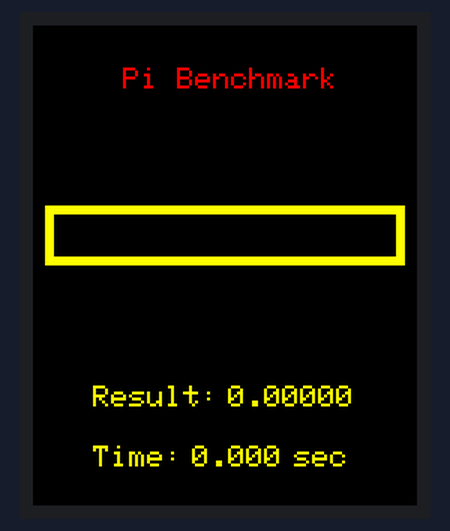
Bench run of a sketch on a simulated Arduino Uno, built with avr-gcc and run on an emulated ATmega328P. On the bench: 128×160 colour display.

Above: at 0.2 s.

The sketch:

Pi_Benchmark.ino
```cpp
#include <Adafruit_GFX.h>    // Core graphics library
#include <Adafruit_ST7735.h> // Hardware-specific library for ST7735
#include <SPI.h>

#if defined(ARDUINO_RASPBERRY_PI_PICO_W)
  #define TFT_CS        17
  #define TFT_RST       16
  #define TFT_DC        20
# elif defined(ARDUINO_RASPBERRY_PI_PICO)
  #define TFT_CS        17
  #define TFT_RST       16
  #define TFT_DC        20
#else
  #define TFT_CS        10
  #define TFT_RST        8
  #define TFT_DC         9
#endif

unsigned long startTime;
unsigned long endTime;
unsigned long duration;

Adafruit_ST7735 tft = Adafruit_ST7735(TFT_CS, TFT_DC, TFT_RST);

void setup() {

  initDisplay();
  drawUI();
  startTime = millis();
  double pi = calculatePi(60000);
  endTime = millis();
  duration = endTime - startTime;

  double execution_time = (float)duration/1000;
  drawResults(pi, execution_time);
}

void drawPercent(float percent){
  tft.fillRect(4,  60, (int)120*percent, 20, ST77XX_YELLOW);
}

void loop() {
  // put your main code here, to run repeatedly:

}

double calculatePi(int n) {

  double pi = 0;

  for (int i = 0; i <= n; i++)

  {

    pi += (1.0 / pow(16, i)) *

    ((4.0 / (8 * i + 1)) - (2.0 / (8 * i + 4)) -

    (1.0 / (8 * i + 5)) - (1.0 / (8 * i + 6)));

    if (i%50 == 0) {
      float percent = (float) i/n;
      drawPercent(percent);
    }
  }

  return pi;
}

void drawText(char *text, uint16_t color, int x, int y) {
  tft.setCursor(x, y);
  tft.setTextColor(color);
  tft.setTextWrap(true);
  tft.print(text);
}

void initDisplay() {
  tft.initR(INITR_BLACKTAB);
  tft.fillScreen(ST77XX_BLACK);
  tft.setTextSize(1.2);

}

void drawUI() {
  drawText(strdup("Pi Benchmark"), ST77XX_RED, 30, 14);
  tft.drawRect(4, 60, 120, 20, ST77XX_YELLOW);
  tft.drawRect(5, 61, 118, 18, ST77XX_YELLOW);
  tft.drawRect(6, 62, 116, 16, ST77XX_YELLOW);
}

void drawResults(double pi, double execution_time) {
  char result[8];
  dtostrf(pi, 7, 5, result);

  char time[5];
  dtostrf(execution_time, 5, 3, time);

  drawText(strdup("Result: "), ST77XX_YELLOW, 20, 120);
  drawText(result, ST77XX_YELLOW, 65, 120);

  drawText(strdup("Time:"), ST77XX_YELLOW, 20, 140);
  drawText(time, ST77XX_YELLOW, 53, 140);
  drawText(strdup("sec"), ST77XX_YELLOW, 87, 140);
}
```
